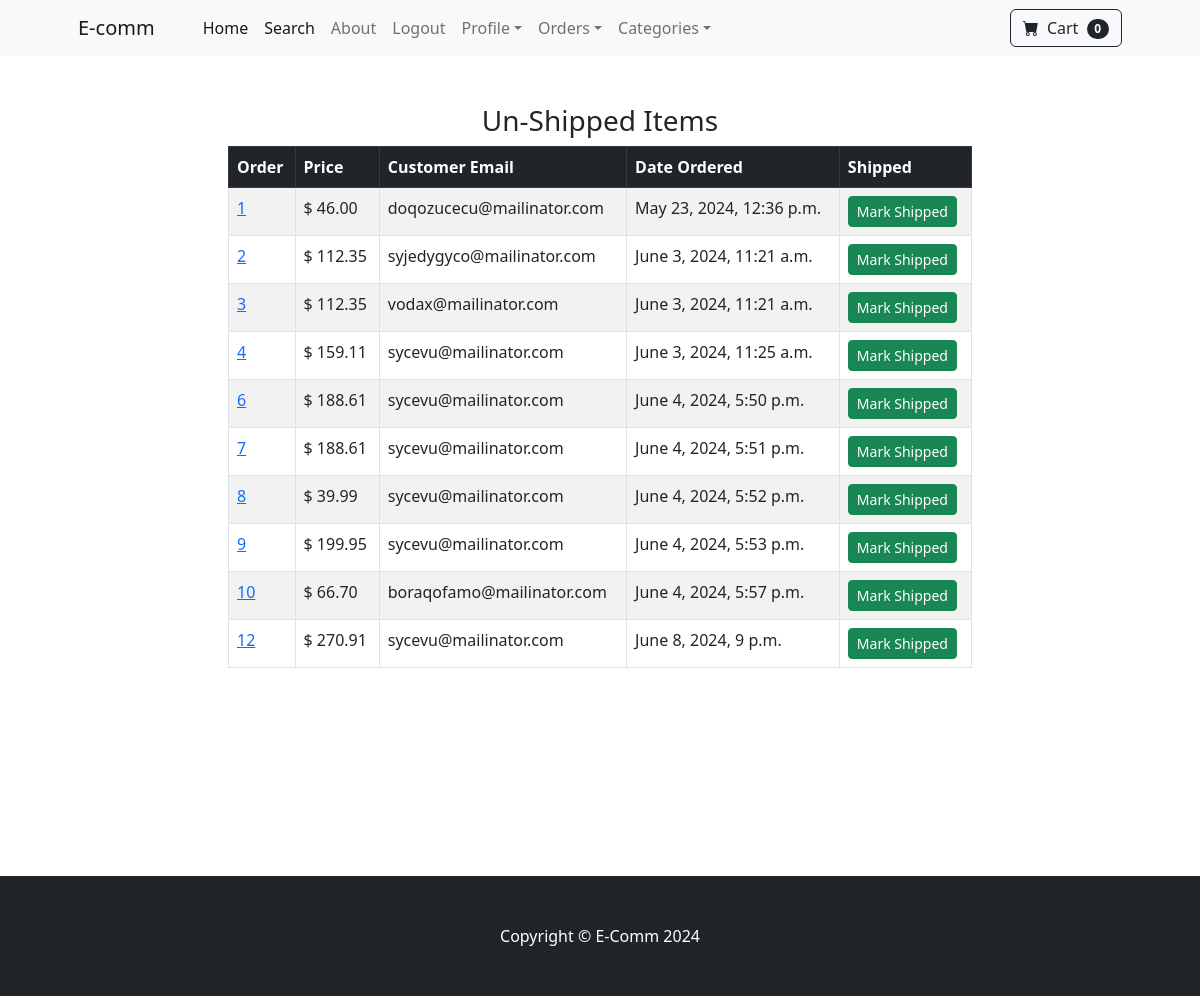
/payment/not_shipped_dash (signed in), run on an earlier commit of the app's database.
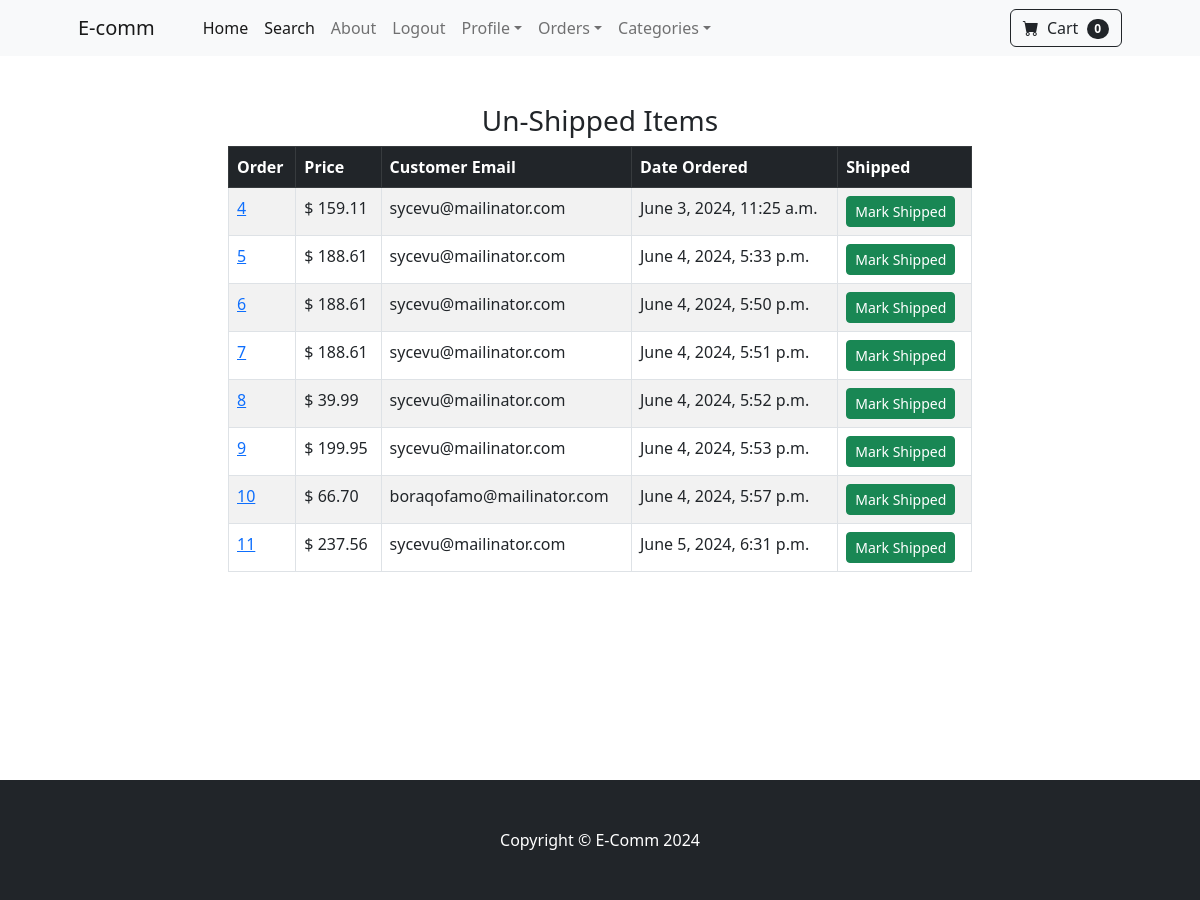
And on a later commit of the database.
### payment/models.py (models this page shows, shortened)
class Order(models.Model):
    user = models.ForeignKey(User, on_delete=models.CASCADE, null=True, blank=True)
    full_name = models.CharField(max_length=255)
    email = models.EmailField(max_length=255)
    shipping_address = models.TextField(max_length=15000)
    amount_paid = models.DecimalField(max_digits=10, decimal_places=2)
    date_ordered = models.DateTimeField(auto_now_add=True)
    shipped = models.BooleanField(default=False)
    date_shipped = models.DateTimeField(blank=True, null=True)

### payment/views.py (the view, shortened to what this page needs)
# urls.py: path('not_shipped_dash', views.not_shipped_dash, name='not_shipped_dash'),
def not_shipped_dash(request):
    if request.user.is_authenticated and request.user.is_superuser:
        orders = Order.objects.filter(shipped=False)
        return render(request, "payment/not_shipped_dash.html", {"orders":orders})
    else:
        messages.success(request, "Access Denied")
        return redirect ('home')

### cart/cart.py (called while the page is built)
    def __len__(self):
        return len(self.cart)

### cart/context_processors.py (called while the page is built)
def cart(request):
    return {'cart': Cart(request)}

### payment/templates/payment/not_shipped_dash.html (shortened to what this page needs)
{% extends 'base.html' %}
{% block content %}
        <div class="container">
            <div class="row">
                <center>
                    <div class="col-8">
                        <br><br>
                      <h3>Un-Shipped Items</h3>
                      <table class="table table-striped table-hover table-bordered">
                        <thead class="table-dark">
                          <tr>
                            <th scope="col">Order</th>
                            <th scope="col">Price</th>
                            <th scope="col">Customer Email</th>
                            <th scope="col">Date Ordered</th>
                            <th scope="col">Shipped</th>
                          </tr>
                        </thead>
                        <tbody>
                            {%  for item in orders  %}
                          <tr>
                            <td><a href="{% url 'orders' item.id %}">{{ item.id  }}</a></td>
                            <td>$ {{ item.amount_paid  }}</td>
                            <td>{{ item.email   }}</td>
                            <td>{{ item.date_ordered  }}</td>
                            <td>
                            <form method="POST">
                              <button type="Submit" class="btn btn-success btn-sm">Mark Shipped</button>
                            </form>
                            </td>
                        </tr>
                            {% endfor %}
                        </tbody>
                      </table>
                    </div>
                </center>
            </div>
        </div>
        <br><br><br><br><br><br><br><br>
{% endblock %}

What changed in the data, as far as the page shows it:
no longer on this page (row edited): Order: id "1", amount_paid "46.00", email "doqozucecu@mailinator.com", date_ordered "May 23, 2024, 12:36 p.m."
no longer on this page (row edited): Order: id "2", amount_paid "112.35", email "syjedygyco@mailinator.com", date_ordered "June 3, 2024, 11:21 a.m."
no longer on this page (row edited): Order: id "3", amount_paid "112.35", email "vodax@mailinator.com", date_ordered "June 3, 2024, 11:21 a.m."
no longer on this page (row edited): Order: id "12", amount_paid "270.91", email "sycevu@mailinator.com", date_ordered "June 8, 2024, 9 p.m."
now on this page (row edited): Order: id "5", amount_paid "188.61", email "sycevu@mailinator.com", date_ordered "June 4, 2024, 5:33 p.m."
now on this page (row edited): Order: id "11", amount_paid "237.56", email "sycevu@mailinator.com", date_ordered "June 5, 2024, 6:31 p.m."
